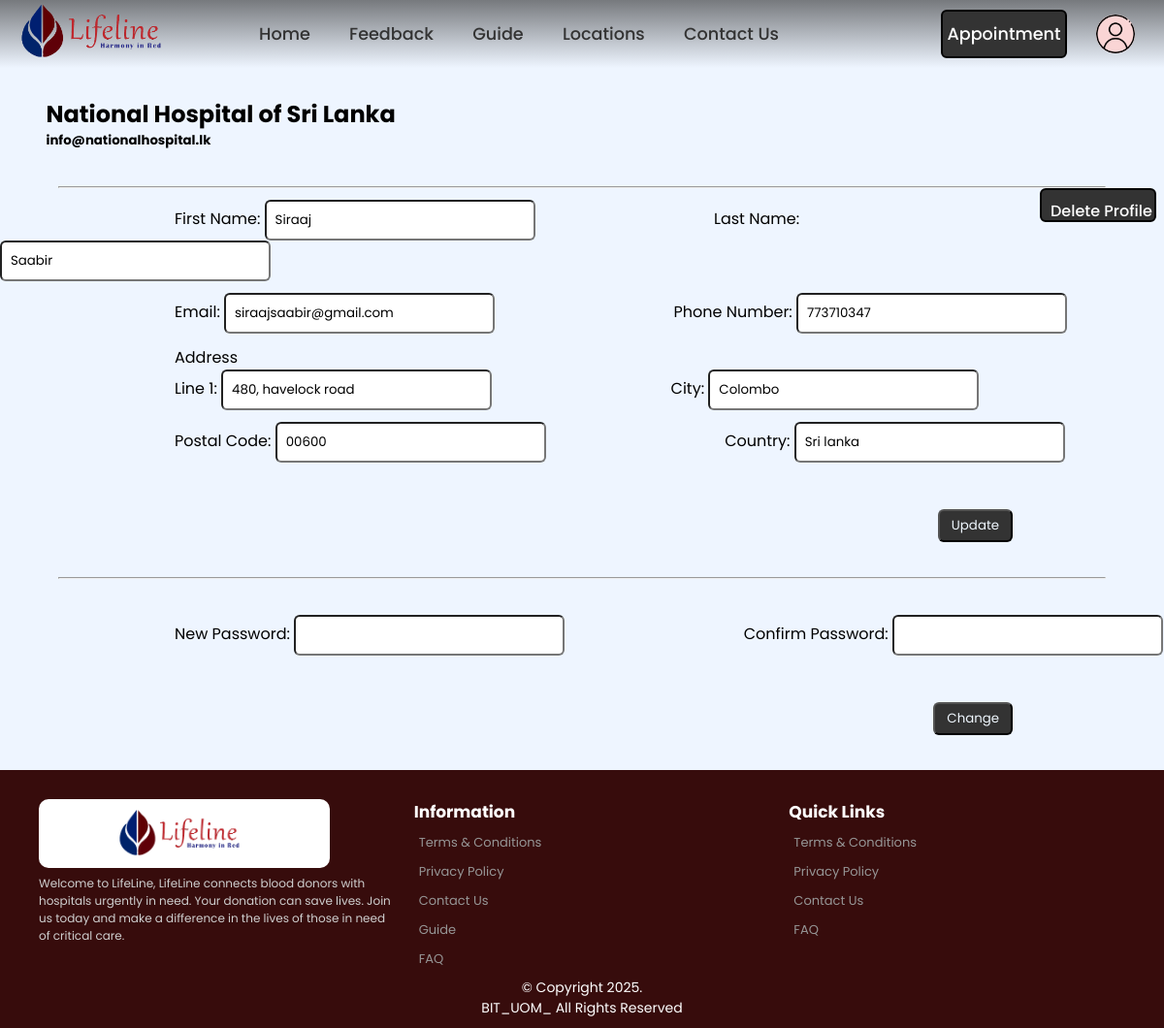
/donor_edit.php (signed in), run on an earlier commit of the app's database.
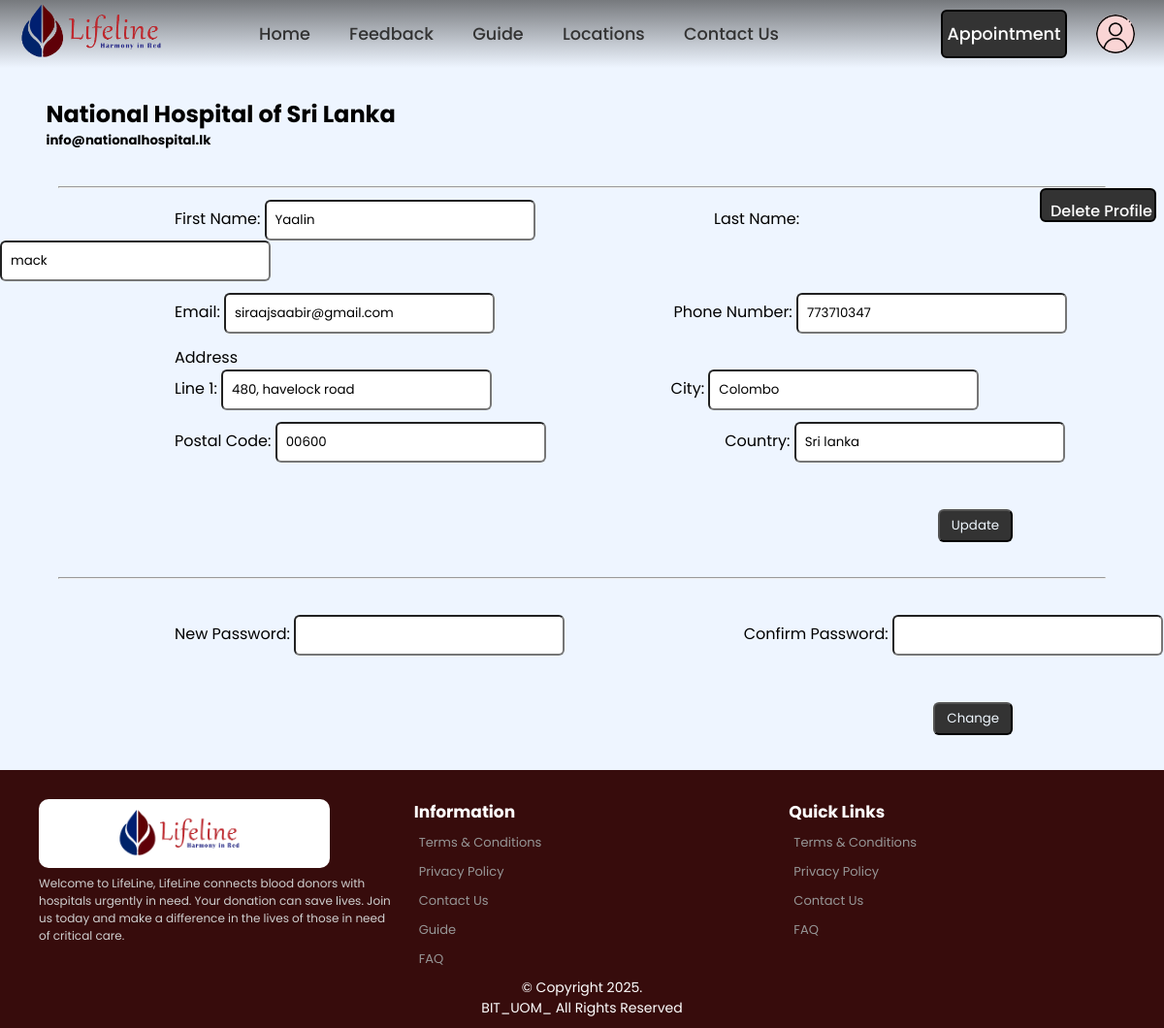
And on a later commit of the database.
### tables this page shows
CREATE TABLE
    donor (
        Donor_id INT AUTO_INCREMENT NOT NULL,
        Salutation VARCHAR(10) NOT NULL,
        F_name VARCHAR(50) NOT NULL,
        L_name VARCHAR(50) NOT NULL,
        NIC VARCHAR(20) UNIQUE NOT NULL,
        DOB VARCHAR(20) NOT NULL,
        Gender VARCHAR(20) NOT NULL,
        Phone_no INT (10) NOT NULL,
        Blood_Group VARCHAR(5) NOT NULL,
        Email VARCHAR(100) UNIQUE NOT NULL,
        Line1 VARCHAR(200) NOT NULL,
        City VARCHAR(100) NOT NULL,
        Postal_Code VARCHAR(15) NOT NULL,
        Country VARCHAR(30) NOT NULL,
        D_Password VARCHAR(20) NOT NULL,
        CONSTRAINT Doner_PK PRIMARY KEY (Donor_id)
    );

### donor_edit.php (the view, shortened to what this page needs)
<?php
require 'header.php';
include 'CRUD/edit_donor_process.php';
$query = "SELECT *
     FROM donor
     WHERE Donor_id='$_SESSION[userID]'";
$result_donor = mysqli_query($conn, $query);
$row = mysqli_fetch_assoc($result_donor);
$Fname = $row['F_name'];
$Lname = $row['L_name'];
$Email = $row['Email'];
$Phone = $row['Phone_no'];
$Line1 = $row['Line1'];
$city = $row['City'];
$postalCode = $row['Postal_Code'];
$country = $row['Country'];
?>
<!DOCTYPE html>
<html>
<head>
    <link rel="stylesheet" href="css/donor_edit.css" />
</head>
<body>
    <main class="frame">
        <div class="sec1">
            <div class="row1">
                <div class="blue">
                    <?php
                    echo "<h2 class=\"blue\">" . $_SESSION['username'] . "</h2>";
                    ?></div>
                <div class="head">
                    <?php echo "<h5 class=\"head\">" . $_SESSION['email'] . "</h5>"; ?>
                </div>
            </div>
        </div>
        <br />
        <hr />
        <div class="but1">
        <form method="post">
                <input class="del" type="submit" name="delete" value="Delete Profile" onclick="return confirm('Are you Sure ?')">
        </div>
        <form>
            <div class="sec1">
                <div class="one">
                    <label for="fname">First Name: </label>
                    <input type="text" name="fname" value="<?php echo $Fname; ?>">
                </div>
                <div class="one">
                    <label for="lname">Last Name: </label>
                    <input type="text" name="lname" value="<?php echo $Lname; ?>">
                </div>
            </div>
            <div class="sec2">
                <div class="two">
                    <label for="email">Email: </label>
                    <input type="text" name="email" value="<?php echo $Email; ?>">
                </div>
                <div class="two">
                    <label for="phone">Phone Number: </label>
                    <input type="text" name="phone" value="<?php echo $Phone; ?>">
                </div>
            </div>
            <div class="sec3">
                <div class="three">
                    <label>Address <br> </label>
                    </div>
                    <div class="three">
                    <label for="city">Line 1: </label>
                    <input type="text" name="line1" value="<?php echo $Line1; ?>">
                </div>
                <div class="three">
                    <label for="city">City: </label>
                    <input type="text" name="city" value="<?php echo $city; ?>">
                </div>
            </div>
            <div class="sec4">
                <div class="four">
                    <label for="pcode">Postal Code: </label>
                    <input type="text" name="pcode" value="<?php echo $postalCode; ?>">
                </div>
                <div class="four">
                    <label for="country">Country: </label>
                    <input type="text" name="country" value="<?php echo $country; ?>">
                </div>
            </div>
            <input class="update" type="submit" name="update" value="Update">
        </form>
        <br>
        <hr>
        <br>
        <form method="post" onsubmit="return validateForm()">
            <div class="sec5">
                <div class="five">
                    <label for="password">New Password: </label>
                    <input type="password" name="password" id="password">
                </div>
                <div class="five">
                    <label for="cPassword">Confirm Password: </label>
                    <input type="password" name="cPassword" id="cPassword">
                </div>
            </div>
            <input class="change" type="submit" name="change" value="Change">
        </form>
    </main>
</body>
<?php
require 'footer.php';
?>
</html>

### header.php (shortened to what this page needs)
<?php
if (isset($_SESSION["userID"])) {
    $userType = $_SESSION["userType"];
} else {
    $userType = "guest";
}
?>
<DOCTYPE html>
    <html lang="en">
    <head>
        <link rel="stylesheet" href="css/index.css" />
    </head>
    <body>
        <header>
            <nav class="menu">
                <img class="logo" src="images/logo.png" alt="logo" />
                <a href="index.php" class="home">Home</a>
                <a href="feedback.php">Feedback</a>
                <a href="guide.php">Guide</a>
                <a href="locations.php">Locations</a>
                <a href="contactUs.php" class="Contact">Contact Us</a>
            </nav>
            <button class="appointment" onclick="appoint('<?php echo $userType; ?>')">
                Appointment
            </button>
            <img class="user" src="images/user.png" alt="user" onclick="panel('<?php echo $userType; ?>')" />
        </header>

### footer.php (shortened to what this page needs)
<footer>
    <div class="block">
        <img src="images/logo.png" alt="Logo">
        <p>Welcome to LifeLine, LifeLine connects blood donors with hospitals urgently in need. Your donation can save lives. Join us today and make a difference in the lives of those in need of critical care.</p>
    </div>
    <div class="block">
        <h3>Information</h3>
        <ul type="none">
            <li><a href="terms.php">Terms & Conditions</a></li>
            <li><a href="privacy.php">Privacy Policy</a></li>
            <li><a href="contactUs.php">Contact Us</a></li>
            <li><a href="guide.php">Guide</a></li>
            <li><a href="faq.php">FAQ</a></li>
        </ul>
    </div>
    <div class="block">
        <h3>Quick Links</h3>
        <ul type="none">
            <li><a href="terms.php">Terms & Conditions</a></li>
            <li><a href="privacy.php">Privacy Policy</a></li>
            <li><a href="contactUs.php">Contact Us</a></li>
            <li><a href="faq.php">FAQ</a></li>
        </ul>
    </div>
    <div class="copyR">
        <p>© Copyright 2025.<br> BIT_UOM_ All Rights Reserved</p>
    </div>
</footer>
</body>
</html>
</DOCTYPE>

### css/index.css (style rules this page uses)
* { margin: 0; padding: 0; box-sizing: border-box; font-family: 'Poppins', sans-serif; }
body { justify-content: center; align-items: center; background-color:#EEF5FF; margin-top: 100px; min-height: 100vh; }
header { position:absolute ; background: linear-gradient(rgba(39,39,39, 0.6), transparent); top:0; left: 0; width: 100%; padding:10px 100px; display: flex; justify-content: space-between; align-items: center; z-index: 99; }
.logo { position:absolute; width: 350px; left: 0px; margin: -25px 0 0 -75px; }
.menu { width: fit-content; margin: auto; }
.menu a { display: inline-block; font-size: 1.1em; font-weight: 500; padding: 5px 18px; color: #333; text-decoration: none; }
.appointment { cursor: pointer; width: 130px; height: 50px; border: 2px solid #000000; outline:none; border-radius: 6px; font-size: 1.1em; color: white; background-color: #333; font-weight: 500; transition: .5s; }
.user { background-color: rgb(250, 213, 213); border-radius: 30px; position: absolute; cursor: pointer; right: 30px; height: 40px; width: 40px; transition: .1s; }
footer { display: flex; justify-content: space-between; bottom: auto; position: relative; padding: 20px; left: 0; right: 0; background-color: #370c0c; margin-top: auto; width: 100%; }
.block { flex: 1; margin-top: 10px; margin-left: 20px; }
.block img { background-color: white; border-radius: 10px; max-width: 300px; margin-bottom: 2%; }
.block p { font-size: 12px; color: #cfcfcf; }
.block h3 { font-size: 17px; color: #ffffff; }
.block ul { padding: 5px; }
.block ul li { margin-bottom: 5px; }
.block ul li a { text-decoration: none; font-size: 13px; color: #969696; }
.copyR { font-size: 14px; position: absolute; bottom: -30px; left: 0; right: 0; text-align: center; background-color: #370c0c; color: #fff; padding: 10px 0; }
.copyR p { margin: 0; }

### css/donor_edit.css (style rules this page uses)
input { border-radius: 6px; padding: 0.75%; }
.sec1,.sec2,.sec3,.sec4,.sec5 { text-align: left; margin: 1% 0; }
.one,.two,.three,.four,.five { font-family:sans-serif; font-weight: 350px; display: inline; margin-left: 15%; }
.change,.update { color: aliceblue; font: weight 1200px; background-color:#333; padding: 5px 12px; margin:3% 13%; float: right; }
hr { margin: auto; width: 90%; }
.blue,.head { margin-left: 2%; }
.del { float:right; margin: 0 8px; width: 120px; height: 35px; border: 2px solid #000000; outline:none; border-radius: 6px; font-size: 1em; color: white; background-color: #333; font-weight: 500; }
.del { display: inline; }

What changed in the data, as far as the page shows it:
changed donor "siraajsaabir@gmail.com": fname "Siraaj" → "Yaalin"; lname "Saabir" → "mack"
